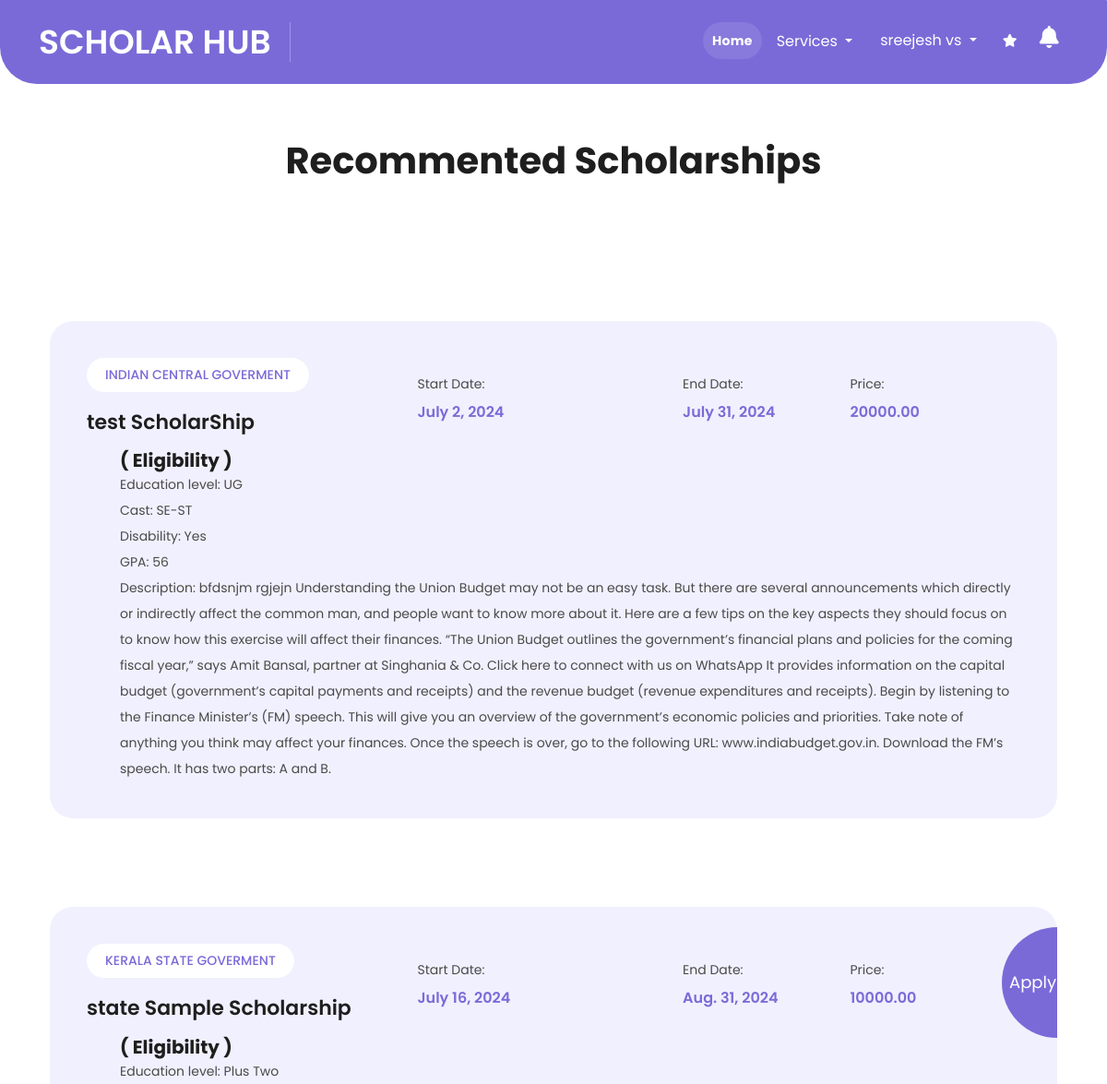
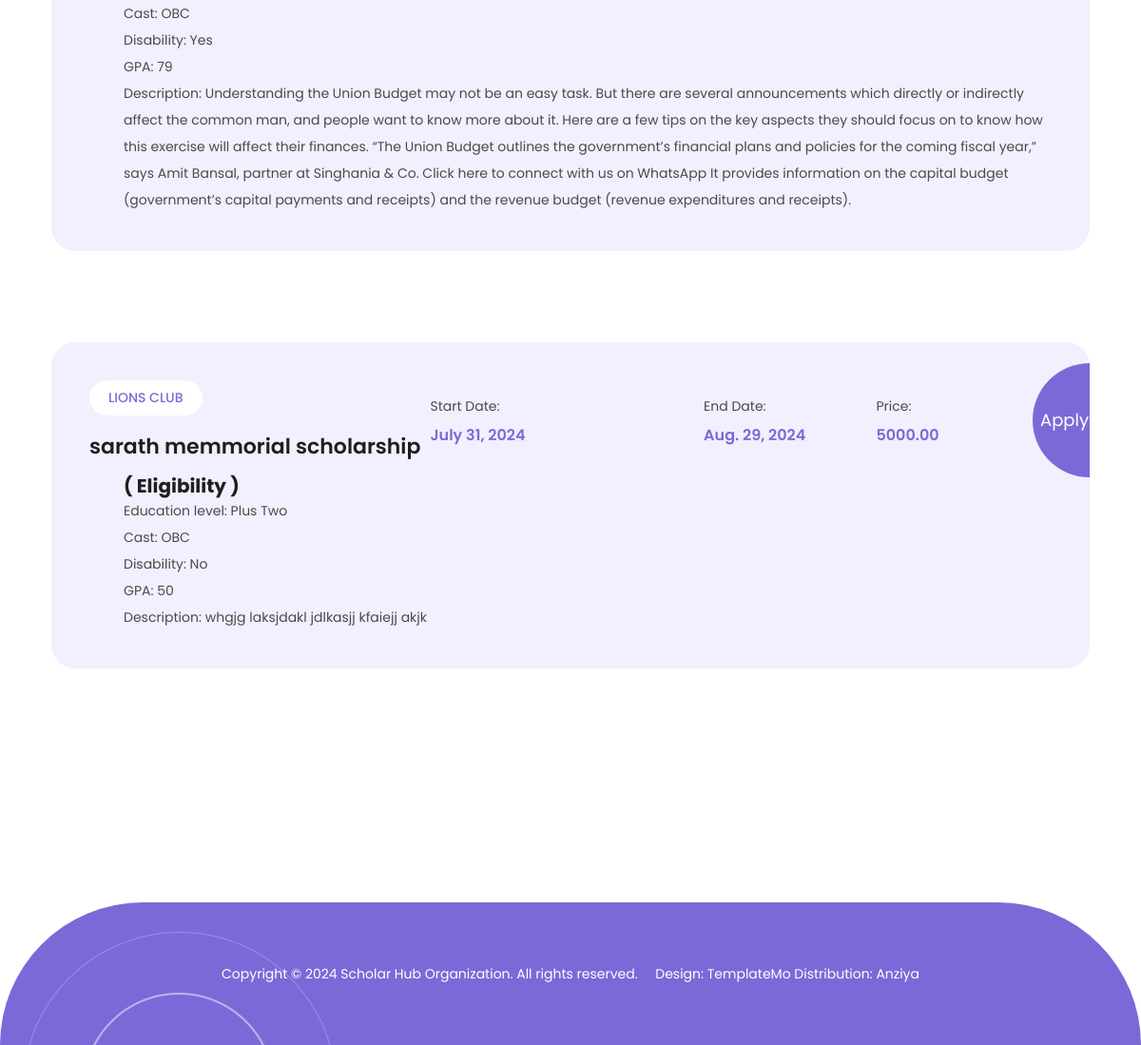
The page /recommentation/ (signed in) on the database as committed earlier (2 pictures, top to bottom).
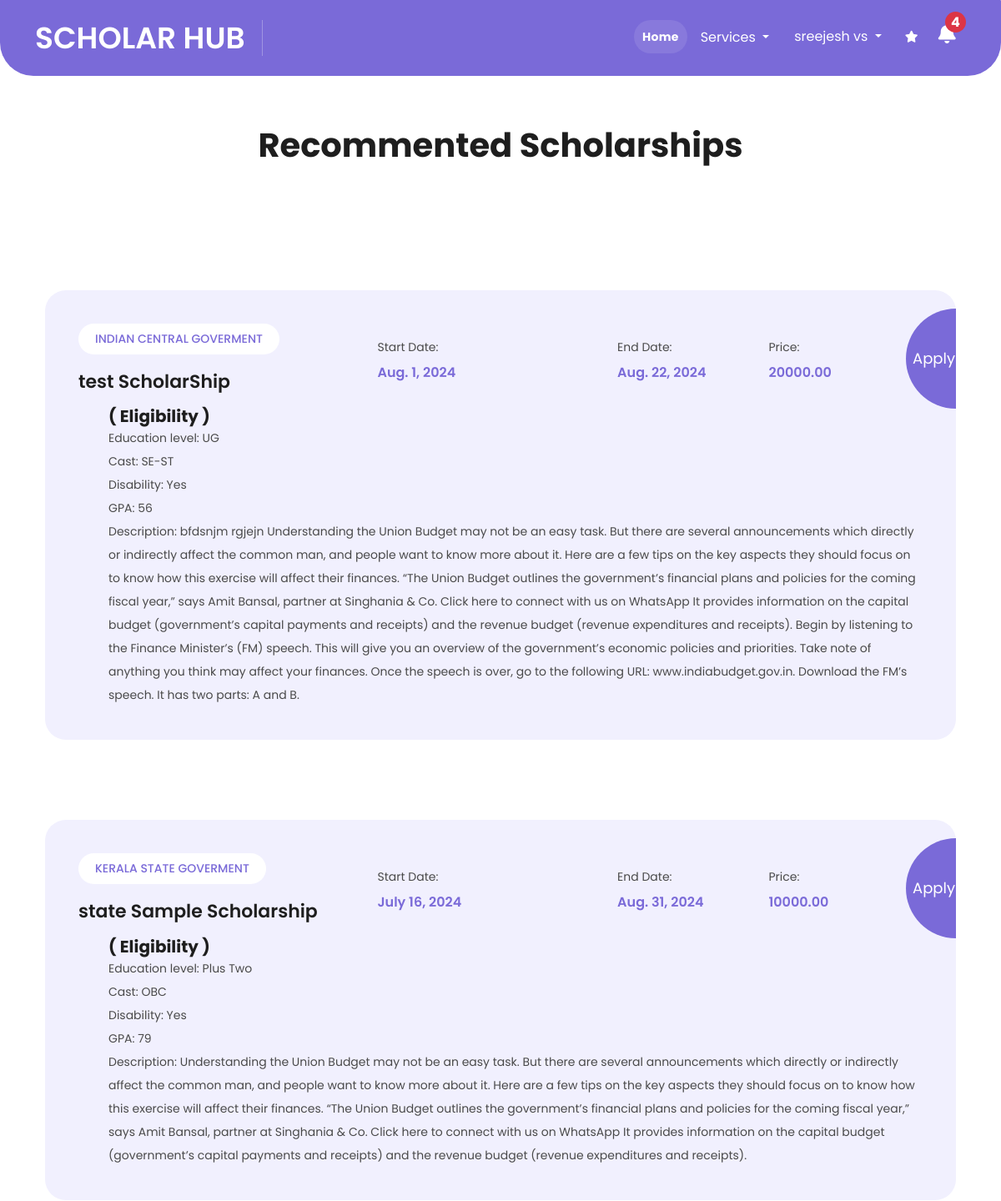
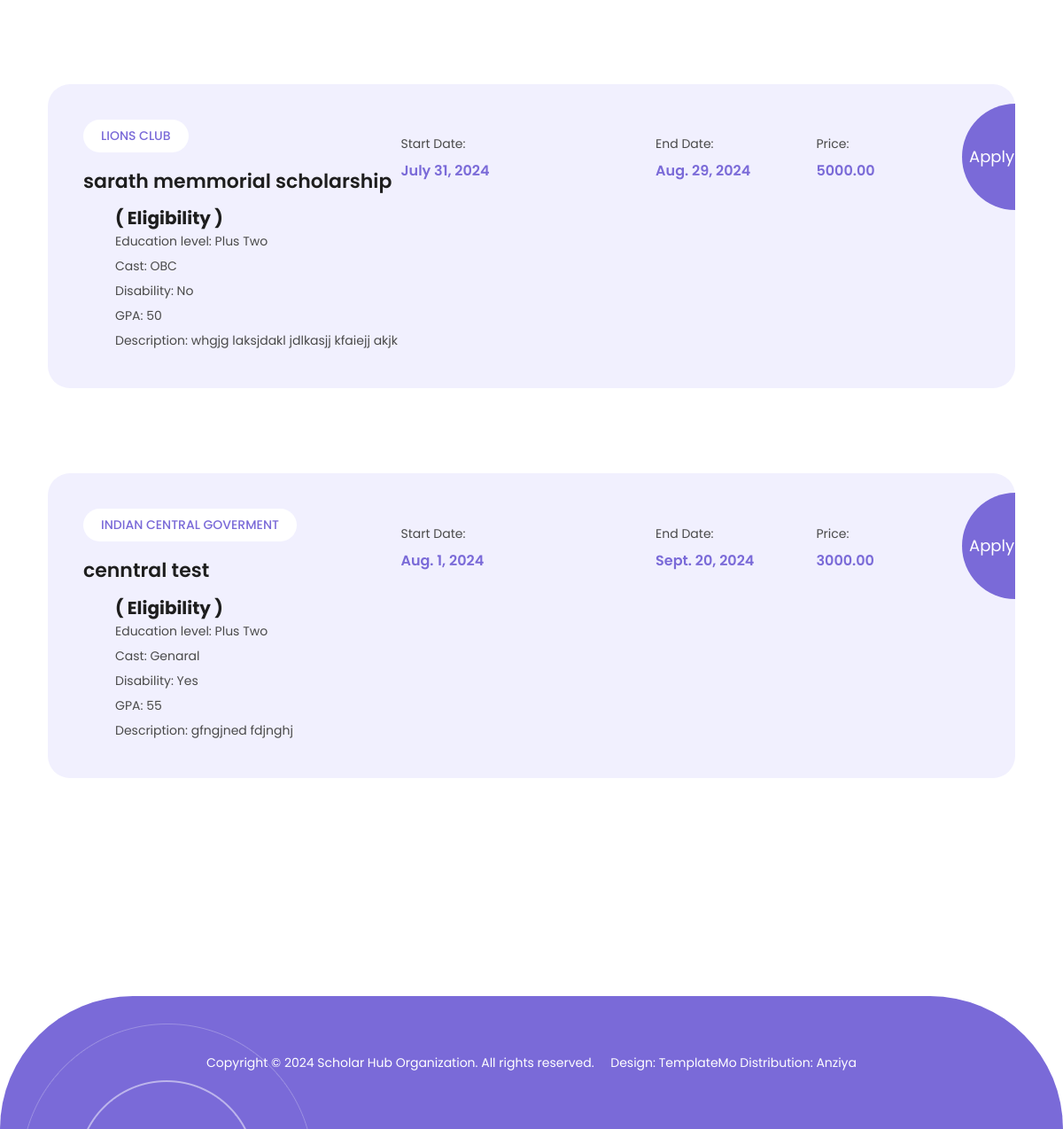
The same page on the database as committed later (2 pictures, top to bottom).
### base/models.py (models this page shows, shortened)
class ScholarShip(models.Model):
    provider = models.ForeignKey(ScholarShipProvider, on_delete=models.CASCADE,null=True,blank=True)
    central = models.ForeignKey(CentralGoverment, on_delete=models.CASCADE,null=True,blank=True)
    state = models.ForeignKey(StateGoverment, on_delete=models.CASCADE,null=True,blank=True)
    title = models.CharField(max_length=255)
    description = models.TextField()
    amount = models.DecimalField(max_digits=10, decimal_places=2)
    application_date = models.DateField(auto_now_add=True)
    start_date = models.DateField(null=True, blank=True)
    end_date = models.DateField(null=True, blank=True)
    EDU_OP = (('10','10'),
              ('plus_two','Plus Two'),
              ('ug','UG'),
              ('pg','PG'))
    education_level = models.CharField(max_length=200,choices=EDU_OP,null=True,blank=True)
    CAST_OP=(('sc_st','SE-ST'),
              ('obc','OBC'),
              ('genaral','Genaral')
            )
    cast =models.CharField(max_length=200,choices=CAST_OP,null=True,blank=True)
    DIS_OP=(('1','Yes'),
            ('0','No'),)
    disability =models.CharField(max_length=200,choices=DIS_OP,null=True,blank=True)
    gpa = models.CharField(max_length=255,null=True,blank=True)

class CentralGoverment(models.Model):
    image = models.ImageField(upload_to='images',null=True,blank=True)
    name =  models.CharField(max_length=255, unique=True)
    description = models.TextField(blank=True, null=True)
    provider_id = models.CharField(max_length=255, unique=True,null=True,blank=True)
    password = models.CharField(max_length=255, null=True,blank=True)

class StateGoverment(models.Model):
    central_gov = models.ForeignKey(CentralGoverment,on_delete=models.CASCADE,null=True)
    image = models.ImageField(upload_to='images',null=True,blank=True)
    name =  models.CharField(max_length=255, unique=True)
    description = models.TextField(blank=True, null=True)
    provider_id = models.CharField(max_length=255, unique=True,null=True,blank=True)
    password = models.CharField(max_length=255, null=True,blank=True)

class ScholarShipProvider(models.Model):
    state_gov = models.ForeignKey(StateGoverment,on_delete=models.CASCADE,null=True,blank=True)
    STATUS_CHOICES = (
        ('A', 'Approved'),
        ('P', 'Pending'),
        ('R', 'Rejected'),
    )
    name = models.CharField(max_length=255, unique=True)
    description = models.TextField(blank=True, null=True)
    website = models.CharField(max_length=300,blank=True, null=True)
    contact_email = models.EmailField(max_length=255, blank=True, null=True)
    is_active = models.BooleanField(default=True)
    created_at = models.DateTimeField(auto_now_add=True)
    registration_number = models.CharField(max_length=255, unique=True)
    year_established = models.CharField(max_length=255)
    PROVIDER_CHOICES = (
        ('organization', 'Organization (club)'),
        ('institution', 'Institution (Collage/School)'),
    )
    provider_type = models.CharField(max_length=255,choices=PROVIDER_CHOICES)
    phone_number = models.PositiveIntegerField(null=True,blank=True)
    address = models.TextField(null=True,blank=True)
    pin_code = models.CharField(max_length=255)
    city = models.CharField(max_length=255)
    country = models.CharField(max_length=255)
    remark = models.CharField(max_length=255,null=True,blank=True)
    status = models.CharField(max_length=20, choices=STATUS_CHOICES,default='P')
    image = models.ImageField(upload_to='scolarship_provider',null=True,blank=True)
    provider_id = models.CharField(max_length=200,null=True,blank=True)
    password = models.CharField(max_length=200,null=True,blank=True)

### base/views.py (the view)
# urls.py: path('recommentation/',views.recommendation,name='recom'),
def recommendation(request):
    if request.user.is_authenticated:
        scholarships = ScholarShip.objects.all()
        if request.user.is_student:
            filters = Q()
            if request.user.education_level:
                filters |= Q(education_level__gte=request.user.education_level)
            if request.user.cast:
                filters |= Q(cast=request.user.cast)
            if request.user.disability:
                filters |= Q(disability=request.user.disability)
            if request.user.gpa:
                filters |= Q(gpa__gte=request.user.gpa)
            scholarships = scholarships.exclude(provider__provider_type='institution').filter(filters)
            current_date = timezone.now().date()
        return render(request, 'recommendations.html', {'scholarships': scholarships,'current_date':current_date})
    else:
        return render(request, 'login.html')

### base/context_processors.py (called while the page is built)
def unread_logs_count(request):
    count = 0
    if request.user.is_authenticated:
        count = Log.objects.filter(user=request.user, is_viewed=False).count()
    return {'unread_logs_count': count}

### base/templates/recommendations.html (shortened to what this page needs)
{% extends "base.html" %}
{% load static %}
{% block home %}
<div class="container" style="margin-top: 150px;">
    <div class="row">
        <div class="col-12">
            <div class="contact-us-content">
                <h1 class="text-center">Recommented Scholarships</h1>
                <div class="section events" id="events">
                    <div class="container">
                        <div class="row">
                            {% for s in scholarships %}
                            <div class="col-lg-12 col-md-6">
                                <div class="item">
                                    <div class="row">
                                        <div class="col-lg-12">
                                            <ul>
                                                <li>
                                                    {% if s.central%}
                                                    <span class="category">{{s.central.name}}</span>
                                                    {% elif s.state %}
                                                    <span class="category">{{s.state.name}}</span>
                                                    {% else %}
                                                    <span class="category">{{s.provider.name}}</span>
                                                    {% endif%}
                                                    <h4>{{s.title}}</h4>
                                                </li>
                                                <li>
                                                    <span>Start Date:</span>
                                                    <h6>{{s.start_date}}</h6>
                                                </li>
                                                <li>
                                                    <span>End Date:</span>
                                                    <h6>{{s.end_date}}</h6>
                                                </li>
                                                <li>
                                                    <span>Price:</span>
                                                    <h6>{{s.amount}}</h6>
                                                </li>
                                            </ul>
                                            {% if current_date >= s.start_date and current_date <= s.end_date %}
                                            <a class="px-2" href="{% url 'apply-scholarship' s.id %}">Apply</a>
                                        {% endif %}
                                        </div>
                                    </div>
                                    <div class="row ms-4 mt-3">
                                        <h5>( Eligibility )</h5>
                                        <p>Education level: {{ s.get_education_level_display }}</p>
                                        <p>Cast: {{ s.get_cast_display }}</p>
                                        <p>Disability: {{ s.get_disability_display }}</p>
                                        <p>GPA: {{ s.gpa }}</p>
                                        <p>Description: {{ s.description }}</p>
                                    </div>
                                </div>
                            </div>
                            {% endfor %}
                        </div>
                    </div>
                </div>
            </div>
        </div>
    </div>
</div>
{% endblock home %}

### base/templates/base.html (shortened to what this page needs)
<!DOCTYPE html>
{% load static%}
<html lang="en">
<head>
  <link rel="stylesheet" href="https://cdnjs.cloudflare.com/ajax/libs/font-awesome/6.6.0/css/all.min.css"
 />
  <link href="{% static 'vendor/bootstrap/css/bootstrap.min.css'%}" rel="stylesheet">
  <link rel="stylesheet" href="{% static 'css/fontawesome.css'%}">
  <link rel="stylesheet" href="{% static 'css/templatemo-scholar.css'%}">
  <link rel="stylesheet" href="{% static 'css/owl.css'%}">
  <link rel="stylesheet" href="{% static 'css/animate.css'%}">
  <link rel="stylesheet" href="https://unpkg.com/swiper@7/swiper-bundle.min.css" />
</head>
<body>
  <header class="header-area header-sticky p-4 "
    style="background-color: #7a6ad8;margin-top: -40px; border-radius: 0px 1px 40px 40px; position: fixed;">
    <div class="container">
      <div class="row">
        <div class="col-12">
          <nav class="main-nav">
            <a href="{% url 'home' %}" class="logo">
              <h1>Scholar&nbspHub</h1>
            </a>
            <ul class="nav">
              <li class="scroll-to-section"><a href="" class="active fw-bold">Home</a></li>
              <li class="scroll-to-section">
                <div class="dropdown">
                  <button class="btn border-0 text-white dropdown-toggle" type="button" id="dropdownMenuButton1"
                    data-bs-toggle="dropdown" aria-expanded="false">
                    Services
                  </button>
                </div>
              </li>
              {% if request.user.is_authenticated %}
              <div class="nav-item dropdown">
                <a href="#" class="nav-link dropdown-toggle text-white" data-bs-toggle="dropdown">
                  {{ request.user.full_name }}
                </a>
              </div>
                {% if request.user.is_student %}
                <li class="scroll-to-section">
                  <a href="{% url 'recom' %}" title="Recommended Scholarships">
                      <i class="fa-solid fa-star"></i>
                  </a>
              </li>
              {%endif%}
              <li class="scroll-to-section"><a href="{% url 'notify'%}"><i class="fa-solid fa-bell fs-4"></i> </a></li>
              {% if unread_logs_count > 0 %}
              <div class="text-white bg-danger fw-bold p-2  " style="border-radius: 60%; width: 25px; height: 25px; display: flex; justify-content: center; align-items: center ; position: absolute;  top: -10px;">{{unread_logs_count}}</div>
              {% endif %}
              {% else %}
              <li class="scroll-to-section"><a href="{% url 'login' %}">Login</a></li>
              <li class="scroll-to-section"><a href="{% url 'pre_reg' %}">Register Now!</a></li>
              {% endif %}
            </ul>
          </nav>
        </div>
      </div>
    </div>
  </header>
  {% block home %}
  {% endblock home %}
  <footer>
    <div class="container">
      <div class="col-lg-12">
        <p>Copyright © 2024 Scholar Hub Organization. All rights reserved. &nbsp;&nbsp;&nbsp; Design: <a
            href="https://templatemo.com" rel="nofollow" target="_blank">TemplateMo</a> Distribution: <a
            href="https://themewagon.com" rel="nofollow" target="_blank">Anziya</a></p>
      </div>
    </div>
  </footer>
</body>
</html>

Rows that differ between the two databases and show on the page:
changed ScholarShip "test ScholarShip": start_date "July 2, 2024" → "Aug. 1, 2024"; end_date "July 31, 2024" → "Aug. 22, 2024"; now shows "Apply"
added ScholarShip: central.name "INDIAN CENTRAL GOVERMENT", title "cenntral test", start_date "Aug. 1, 2024", end_date "Sept. 20, 2024", amount "3000.00", shows "Apply", education_level "Plus Two", cast "Genaral", disability "Yes", gpa "55", description "gfngjned fdjnghj"
Other text that changed with them:
{{ unread_logs_count }}: (not shown) → "4"
